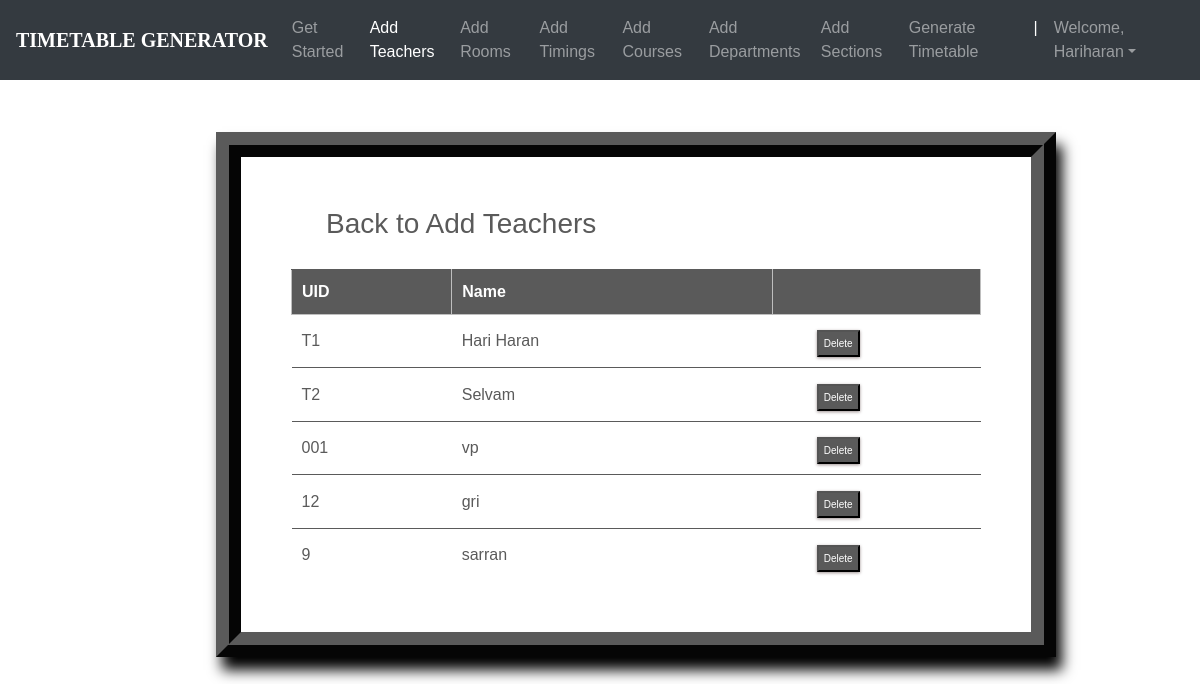
Page /teachers_list/ (signed in) on the committed database.
### ttgen/models.py (models this page shows, shortened)
class Instructor(models.Model):
    uid = models.CharField(max_length=6)
    name = models.CharField(max_length=25)

### ttgen/views.py (the view)
# urls.py: path('teachers_list/', views.inst_list_view , name='editinstructor'),
@login_required
def inst_list_view(request):
    context = {
        'instructors': Instructor.objects.all()
    }
    return render(request, 'inslist.html', context)

### templates/inslist.html (shortened to what this page needs)
<!DOCTYPE html>
<html lang="en">
<head>
	<link rel="stylesheet" href="https://maxcdn.bootstrapcdn.com/bootstrap/4.0.0/css/bootstrap.min.css">
    <link rel="stylesheet" type="text/css" href="static/css/index.css">
</head>
<body>
        <header>
			<nav class="navbar navbar-expand-md navbar-dark fixed-top bg-dark">
                <a class="navbar-brand" href="#"><b>TIMETABLE GENERATOR</b></a>
                <div class="collapse navbar-collapse" id="navbarCollapse">
                    <ul class="navbar-nav ml-auto">
                    <li class="nav-item">
                        <a class="nav-link" href="{% url 'admindash' %}">Get Started</a>
                    </li>
                    <li class="nav-item active">
                        <a class="nav-link" href="{% url 'addInstructors' %}">Add Teachers</a>
                    </li>
                    <li class="nav-item">
                        <a class="nav-link" href="{% url 'addRooms' %}">Add Rooms</a>
                    </li>
                    <li class="nav-item">
		                <a class="nav-link" href="{% url 'addTimings' %}">Add Timings</a>
		            </li>
                    <li class="nav-item">
                        <a class="nav-link" href="{% url 'addCourses' %}">Add Courses</a>
                    </li>
                    <li class="nav-item">
			            <a class="nav-link" href="{% url 'addDepts' %}">Add Departments</a>
		            </li>
                    <li class="nav-item">
			            <a class="nav-link" href="{% url 'addSections' %}">Add Sections</a>
		            </li>
                    <li class="nav-item">
			            <a class="nav-link" href="{% url 'generate' %}">Generate Timetable</a>
		            </li>
                    <li class="nav-item active">
			            <a class="nav-link">|</a>
		            </li>
                    <li class="nav-item dropdown">
		                <a class="nav-link dropdown-toggle" href="#" id="dropdown03" data-toggle="dropdown" aria-haspopup="true" aria-expanded="false">Welcome, {{ user.first_name }}</a>
		            </li>
                    </ul>
                </div>
            </nav>
        </header><br><br>
        {% block content %}
        {% load static %}
<fieldset class="fieldset">
    <a href="{% url 'addInstructors'%}"><h1 class="tablink" onclick="openPage('new')" id="defaultOpen">Back to Add Teachers</h1></a>
    <div class="tabcontent" id="edit">
        <table class="table1">
            <thead>
            <tr class="table-headers">
            <th>UID</th>
            <th>Name</th>
            <th  class="empty"></th>
            </tr>
            </thead>
            <tbody>
            {% for inst in instructors %}
            <tr>
             <td>{{inst.uid}}</td>
             <td>{{inst.name}}</td>
             <td class="empty">
                <form action="{% url 'deleteinstructor' inst.id %}" method="post">
                        <input type="submit" value="Delete" class="cross">
                </form>
             </td>
             </tr>
            {% endfor %}
            </tbody>
        </table>
    </div>
</fieldset>
{% endblock %}

### static/css/index.css (style rules this page uses)
body { padding-top: 3rem; padding-bottom: 3rem; color: #5a5a5a; font-family: 'Poppins', sans-serif; overflow-x: hidden; }
nav { font-family: sans-serif; }
.navbar-brand { font-size: 20px; font-family: Georgia, 'Times New Roman', Times, serif; }

### templates/inslist.html (style rules this page uses)
nav { font-family: sans-serif; }
.navbar-brand { font-size: 20px; font-family: Georgia, 'Times New Roman', Times, serif; }
* { margin: 0; padding: 0; box-sizing: border-box; }
html { scroll-behavior: smooth; }
a { text-decoration:none; }
form { margin-top: 3%; margin-left: 18%; margin-right: 12%; }
fieldset h1 { color: #5a5a5a; padding-bottom: 20px; margin-left: 35px; display: inline-block; cursor: pointer; font-size: 28px; }
fieldset input { padding:8px; color: #938c8c }
.table2 td, th { border: 1px solid rgb(190,190,190); padding: 10px 20px; }
.table1 { width: 100%; border-collapse: collapse; text-align: left; overflow: hidden; }
.table1 td, th { border-top: 1px solid #5a5a5a; padding: 10px; }
.table1 th { background-color: #5a5a5a; color: #fff; }
.cross { font-size:10px; box-shadow: 0px 1px 3px 0px #9e9292; padding: 4px 5px; color: #fff; background-color: #5a5a5a; cursor: pointer; }
.fieldset { margin-top: 3%; margin-left: 18%; margin-right: 12%; padding: 50px; border-width: 25px; border-style: ridge; border-color: #5a5a5a; box-shadow: 6px 13px 13px 0px black; background-color: #fff; }

### rows in the picture
Instructor: uid "T1", name "Hari Haran"
Instructor: uid "T2", name "Selvam"
Instructor: uid "001", name "vp"
Instructor: uid "12", name "gri"
Instructor: uid "9", name "sarran"

### other values in the picture
{{ user.first_name }} "Hariharan"
